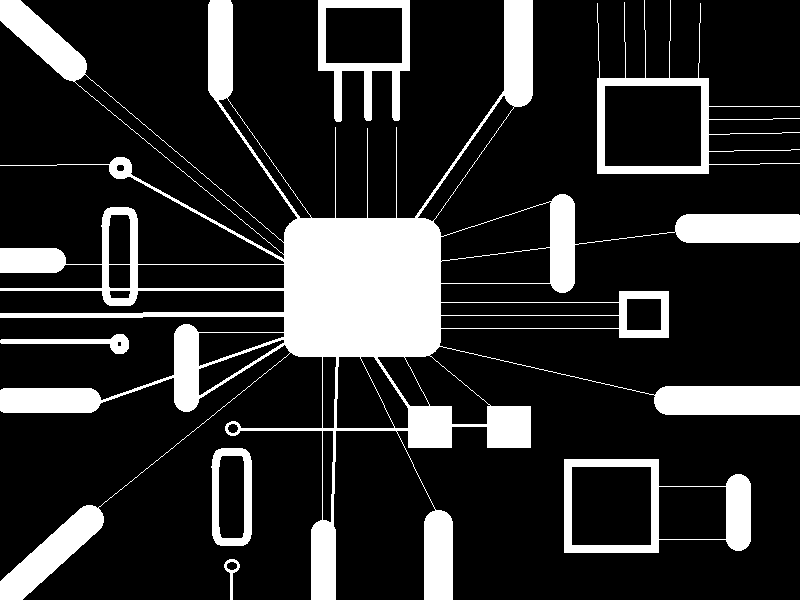
#> input picture lab-09/circuit.png, 800 x 600 px
$ jupyter execute lab09.ipynb
#> lines starting #> are read from the running program, lines starting #| are printed output that depends on the picture; after the words box and inside, x2 and y2 are one past the last pixel; in counts of white or black regions, pixels touching at a corner belong together
[cell 1]
import cv2 as cv
import numpy as np
from matplotlib import pyplot as plt

## Generate my kernel

[cell 2]
cross_3x3 = np.array([[0,1,0],[1,1,1],[0,1,0]],dtype=np.uint8)
print("Kernel(Structuring Element) Cross 3x3")
print(cross_3x3)
rect_3x3 = np.ones((3,3),dtype=np.uint8)
print("Kernel(Structuring Element) Rectangle 3x3")
print(rect_3x3)
eiei_3x3 = np.array([[1,0,1],[0,1,0],[1,0,1]],dtype=np.uint8)
print("Kernel(Structuring Element) My custom 3x3")
print(eiei_3x3)

## Use cv.getStructuringElement()

[cell 3]
rect3x3 = cv.getStructuringElement(cv.MORPH_RECT,(3,3))
cross3x3 = cv.getStructuringElement(cv.MORPH_CROSS,(3,3))
ellipse3x3 = cv.getStructuringElement(cv.MORPH_ELLIPSE,(3,3))
rect5x5 = cv.getStructuringElement(cv.MORPH_RECT,(5,5))
cross5x5 = cv.getStructuringElement(cv.MORPH_CROSS,(5,5))
ellipse5x5 = cv.getStructuringElement(cv.MORPH_ELLIPSE,(5,5))
print(rect3x3)
print(cross3x3)
print(ellipse3x3)
print(rect5x5)
print(cross5x5)
print(ellipse5x5)

## Load Circuit Image/cvt2Binary

[cell 4]
src = cv.imread("./circuit.png")
#> src is the input picture: shape (600, 800, 3); 17.7% white; 7 white regions, largest, box (x1, y1, x2, y2) and area: (0, 0, 800, 600) 70167, (564, 459, 751, 553) 4691, (597, 0, 800, 174) 3909
gray_img = cv.cvtColor(src,cv.COLOR_BGR2GRAY)
_,bin_img = cv.threshold(gray_img,127,255,cv.THRESH_BINARY)
plt.imshow(bin_img,cmap='gray'),plt.xticks([]),plt.yticks([])
plt.show()

## Test Morph

[cell 5]
show_eroderect5x5= cv.erode(bin_img,rect5x5,iterations=1)
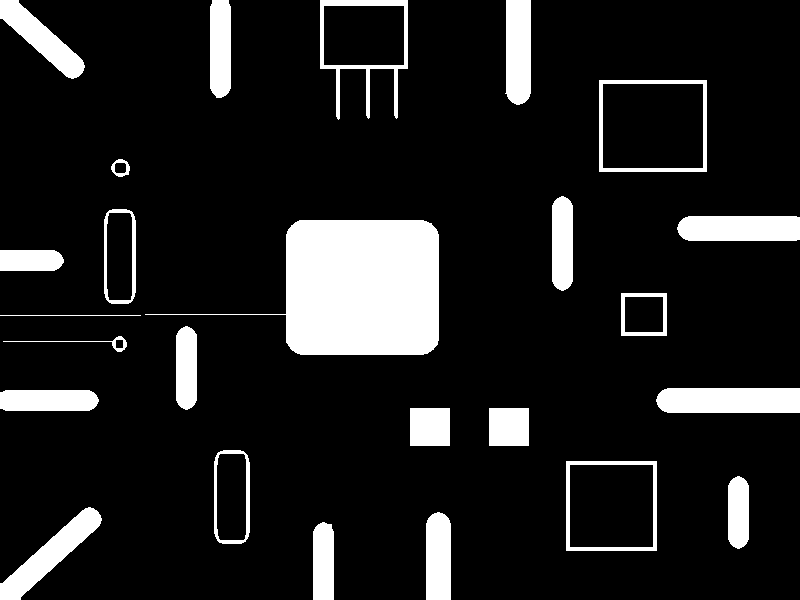
#> show_eroderect5x5: shape (600, 800); 12.4% white; 25 white regions, largest, box (x1, y1, x2, y2) and area: (145, 220, 439, 355) 20505, (656, 388, 800, 413) 3512, (677, 216, 800, 241) 2981
show_erodecross3x3 = cv.erode(bin_img,cross5x5,iterations=1)
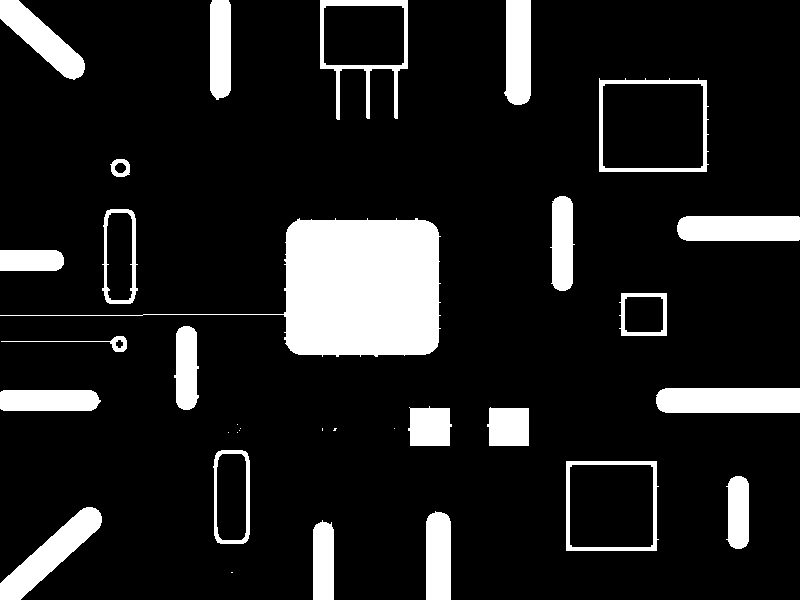
#> show_erodecross3x3: shape (600, 800); 12.7% white; 33 white regions (9 under 20 px), largest, box (x1, y1, x2, y2) and area: (0, 218, 441, 357) 20807, (656, 388, 800, 413) 3543, (0, 507, 102, 600) 3208
show_ellipse5x5 = cv.erode(bin_img,ellipse5x5,iterations=1)
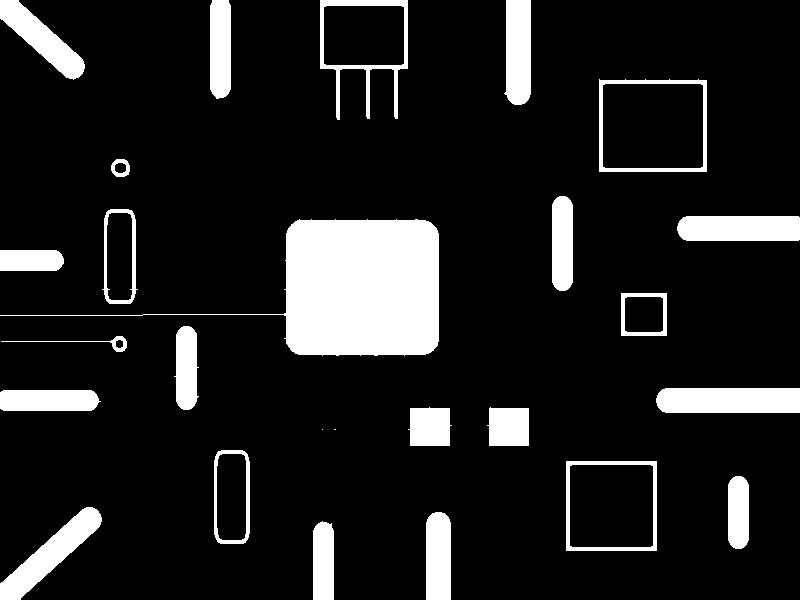
#> show_ellipse5x5: shape (600, 800); 12.5% white; 26 white regions (2 under 20 px), largest, box (x1, y1, x2, y2) and area: (0, 219, 439, 356) 20729, (656, 388, 800, 413) 3532, (0, 507, 102, 600) 3070

[cell 6]
print("Original Binary")
plt.imshow(bin_img,cmap='gray'),plt.xticks([]),plt.yticks([])
plt.show()
print("Result from eroded_rect5x5")
plt.imshow(show_eroderect5x5,cmap='gray'),plt.xticks([]),plt.yticks([])
plt.show()
print("Result from eroded_cross5x5")
plt.imshow(show_erodecross3x3,cmap='gray'),plt.xticks([]),plt.yticks([])
plt.show()
print("Result from eroded_ellipse5x5")
plt.imshow(show_ellipse5x5,cmap='gray'),plt.xticks([]),plt.yticks([])
plt.show()

[cell 7]
dilate_rect5x5= cv.dilate(bin_img,rect5x5,iterations=1)
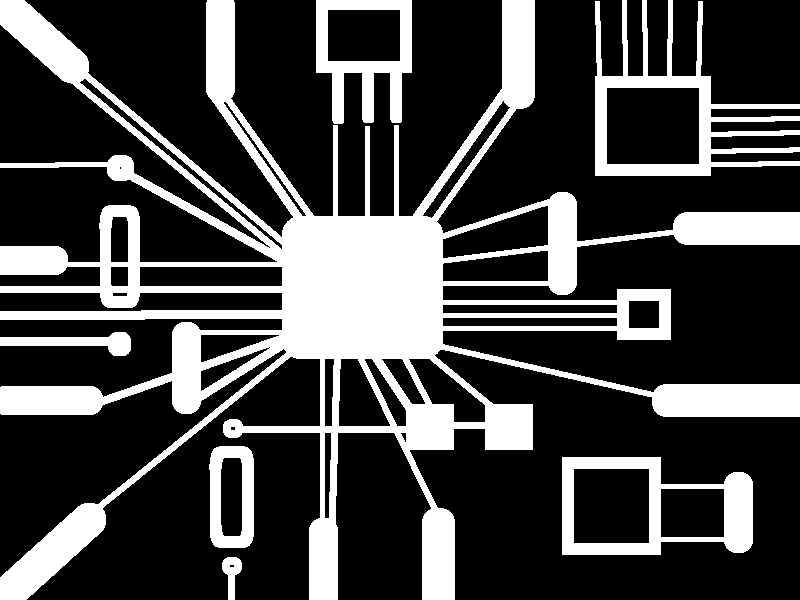
#> dilate_rect5x5: shape (600, 800); 26.8% white; 7 white regions, largest, box (x1, y1, x2, y2) and area: (0, 0, 800, 600) 103223, (595, 0, 800, 176) 8775, (562, 457, 753, 555) 6995
dilate_cross3x3 = cv.dilate(bin_img,cross5x5,iterations=1)
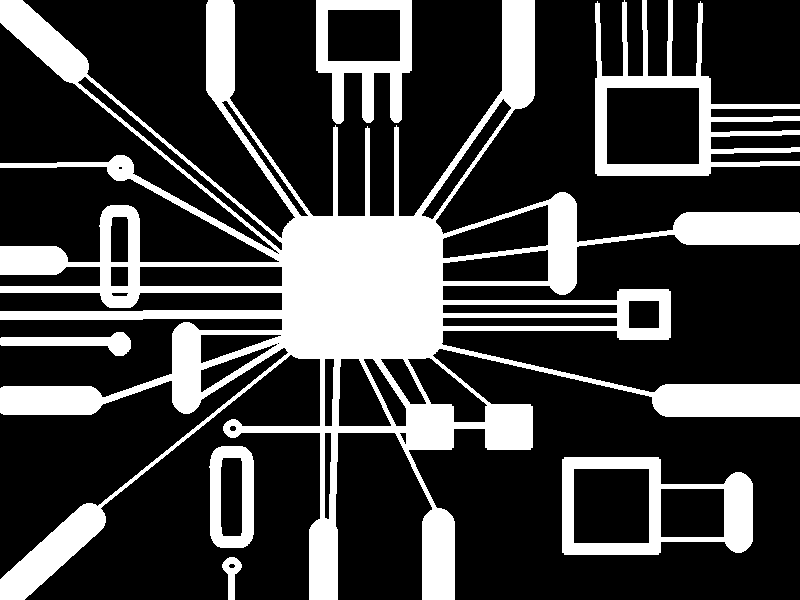
#> dilate_cross3x3: shape (600, 800); 25.4% white; 7 white regions, largest, box (x1, y1, x2, y2) and area: (0, 0, 800, 600) 96836, (595, 0, 800, 176) 8683, (562, 457, 753, 555) 6911
dilate_ellipse5x5 = cv.dilate(bin_img,ellipse5x5,iterations=1)
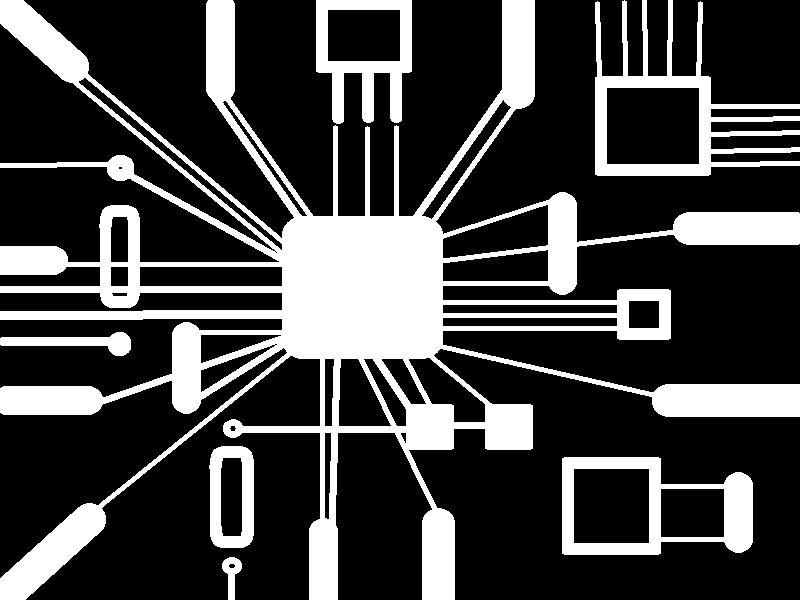
#> dilate_ellipse5x5: shape (600, 800); 25.9% white; 7 white regions, largest, box (x1, y1, x2, y2) and area: (0, 0, 800, 600) 99179, (595, 0, 800, 176) 8717, (562, 457, 753, 555) 6943

[cell 8]
print("Original Binary")
plt.imshow(bin_img,cmap='gray'),plt.xticks([]),plt.yticks([])
plt.show()
print("Result from eroded_rect5x5")
plt.imshow(dilate_rect5x5,cmap='gray'),plt.xticks([]),plt.yticks([])
plt.show()
print("Result from eroded_cross5x5")
plt.imshow(dilate_cross3x3,cmap='gray'),plt.xticks([]),plt.yticks([])
plt.show()
print("Result from eroded_ellipse5x5")
plt.imshow(dilate_ellipse5x5,cmap='gray'),plt.xticks([]),plt.yticks([])
plt.show()

## คำสั่งของ lab นี้

[cell 9]
# 1.ให้นำเส้นสายสัญญาณทั้งหมดออกให้เหลือแค่ Component
rect7x7 = cv.getStructuringElement(cv.MORPH_RECT,(7,7))
show_eroderect7x7= cv.erode(bin_img,rect7x7,iterations=1)
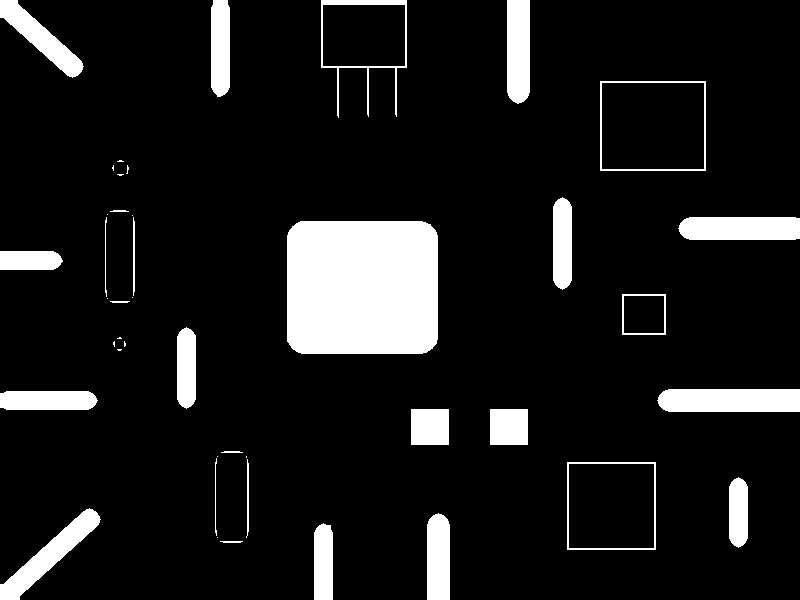
#> show_eroderect7x7: shape (600, 800); 10.7% white; 43 white regions (15 under 20 px), largest, box (x1, y1, x2, y2) and area: (287, 221, 438, 354) 19792, (657, 389, 800, 412) 3201, (678, 217, 800, 240) 2710
print("Original Binary")
plt.imshow(bin_img,cmap='gray'),plt.xticks([]),plt.yticks([])
plt.show()
print("Result from eroded_rect7x7")
plt.imshow(show_eroderect7x7,cmap='gray'),plt.xticks([]),plt.yticks([])
plt.show()
